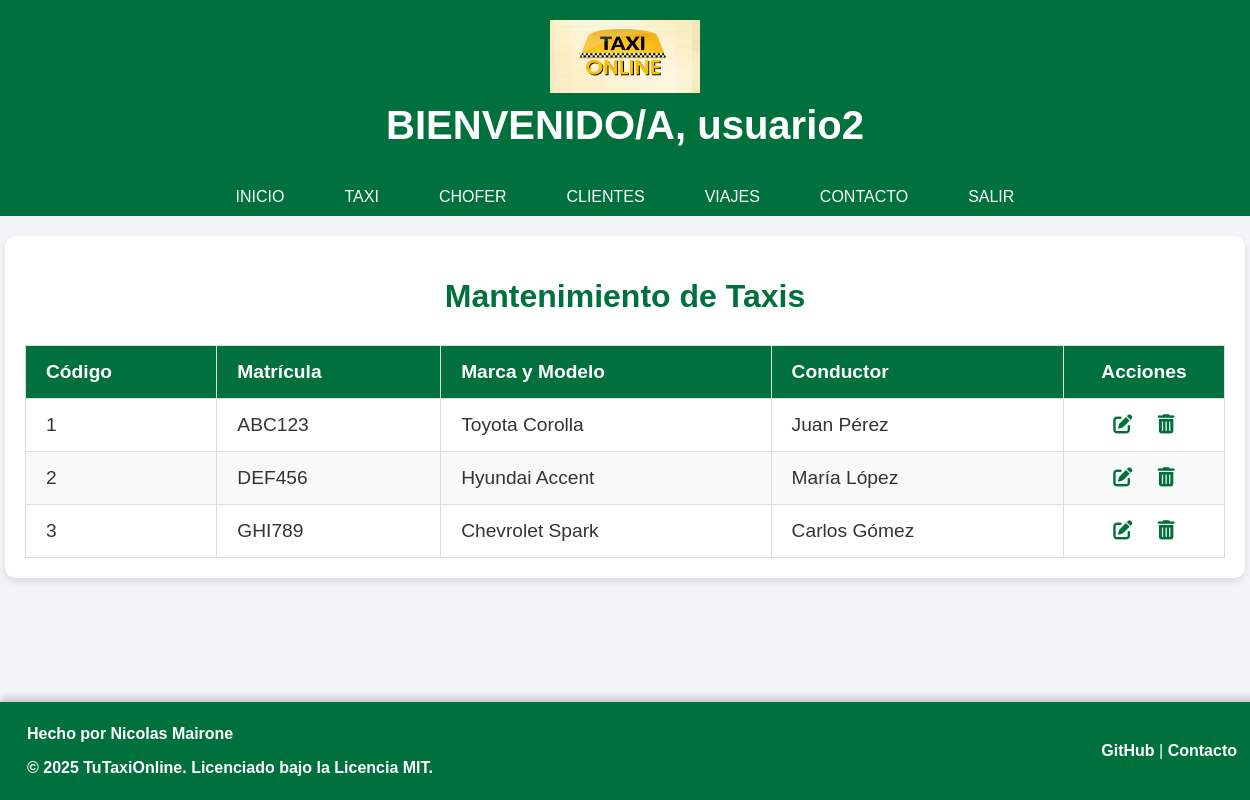
The app's page /mantenimiento_taxi.php (signed in) with its own data.
### tables this page shows
CREATE TABLE `taxis` (
  `id` int NOT NULL AUTO_INCREMENT,
  `placa` varchar(10) NOT NULL,
  `modelo` varchar(50) NOT NULL,
  `conductor` varchar(255) NOT NULL,
  PRIMARY KEY (`id`),
  UNIQUE KEY `placa` (`placa`)
);

### mantenimiento_taxi.php (the view, shortened to what this page needs)
<?php
include 'conexion.php';
include 'encabezado1.php';
$query = "SELECT * FROM taxis";
$result = mysqli_query($conexion, $query);
echo '
<!DOCTYPE html>
<html lang="es">
<head>
    <meta charset="UTF-8">
    <meta name="viewport" content="width=device-width, initial-scale=1.0">
    <link rel="stylesheet" href="css/styles.css">
    <link rel="stylesheet" href="https://cdnjs.cloudflare.com/ajax/libs/font-awesome/6.0.0-beta3/css/all.min.css">
    <title>Mantenimiento de Taxis</title>
    <style>
        /* Contenedor principal */
        .page-container {
            width: 100%;
            max-width: 1200px;
            margin: 20px auto;
            background-color: #ffffff;
            padding: 20px;
            border-radius: 10px;
            box-shadow: 0 4px 8px rgba(0, 0, 0, 0.1);
        }
        /* Estilos para la tabla */
        table {
            width: 100%;
            border-collapse: collapse;
            font-size: 1.2rem;
            text-align: left;
        }
        table thead {
            background-color: #00703c;
            color: white;
        }
        table th, table td {
            padding: 15px 20px;
            border: 1px solid #ddd;
        }
        table tr:nth-child(even) {
            background-color: #f9f9f9;
        }
        /* Columna de acciones más pequeña */
        table th:last-child, table td:last-child {
            width: 120px; /* Ajusta el ancho de la columna de acciones */
            text-align: center;
        }
        .action-links a {
            text-decoration: none;
            color: #00703c;
            font-size: 1.2rem;
            margin: 0 10px;
        }
        .action-links a:hover {
            color: #005a2e;
        }
        .page-title {
            text-align: center;
            color: #00703c;
            margin-bottom: 30px;
            font-size: 2rem;
        }
    </style>
</head>
<body>
    <div class="page-container">
        <h1 class="page-title">Mantenimiento de Taxis</h1>
        <table>
            <thead>
                <tr>
                    <th>Código</th>
                    <th>Matrícula</th>
                    <th>Marca y Modelo</th>
                    <th>Conductor</th>
                    <th>Acciones</th>
                </tr>
            </thead>
            <tbody>
';
while ($fila = mysqli_fetch_assoc($result)) {
    echo '
        <tr>
            <td>' . $fila['id'] . '</td>
            <td>' . $fila['placa'] . '</td>
            <td>' . $fila['modelo'] . '</td>
            <td>' . $fila['conductor'] . '</td>
            <td class="action-links">
                <a href="editar_taxi.php?id=' . $fila['id'] . '" title="Editar">
                    <i class="fas fa-edit"></i>
                </a>
                <a href="eliminar_taxi.php?id=' . $fila['id'] . '" title="Eliminar" onclick="return confirm(\'¿Estás seguro de eliminar este taxi?\')">
                    <i class="fas fa-trash-alt"></i>
                </a>
            </td>
        </tr>
    ';
}
echo '
            </tbody>
        </table>
    </div>
</body>
</html>
';
?>

### css/styles.css (style rules this page uses)
body { font-family: "Arial", sans-serif; margin: 0; padding: 0; background-color: #f4f4f9; color: #333; }
.page-container { width: 90%; max-width: 800px; margin: 50px auto; padding: 20px; background: white; border-radius: 8px; box-shadow: 0 4px 6px rgba(0, 0, 0, 0.1); }
.page-title { font-size: 2rem; color: #00703c; text-align: center; margin-bottom: 20px; }

### mantenimiento_taxi.php (style rules this page uses)
.page-container { width: 100%; max-width: 1200px; margin: 20px auto; background-color: #ffffff; padding: 20px; border-radius: 10px; box-shadow: 0 4px 8px rgba(0, 0, 0, 0.1); }
table { width: 100%; border-collapse: collapse; font-size: 1.2rem; text-align: left; }
table thead { background-color: #00703c; color: white; }
table th, table td { padding: 15px 20px; border: 1px solid #ddd; }
table tr:nth-child(even) { background-color: #f9f9f9; }
table th:last-child, table td:last-child { width: 120px; text-align: center; }
.action-links a { text-decoration: none; color: #00703c; font-size: 1.2rem; margin: 0 10px; }
.page-title { text-align: center; color: #00703c; margin-bottom: 30px; font-size: 2rem; }

### records on screen
taxis: id "1", placa "ABC123", modelo "Toyota Corolla", conductor "Juan Pérez"
taxis: id "2", placa "DEF456", modelo "Hyundai Accent", conductor "María López"
taxis: id "3", placa "GHI789", modelo "Chevrolet Spark", conductor "Carlos Gómez"

### other values on screen
$nombre_usuario "usuario2"
